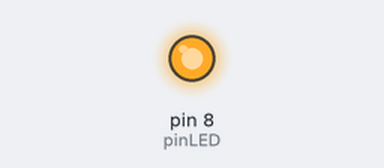
A sketch run on a simulated Arduino Uno, built with avr-gcc and run on an emulated ATmega328P. Parts: output pins drawn as LEDs (lit = HIGH).

Above: at 0.2 s.
At 11.2 s:
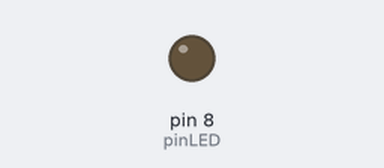
Timing chart, 0 to 16.9 s (numbered marks = the images above):
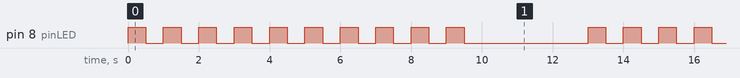

Measured:
- by itself, pin 8 (pinLED): repeats every 13.0 s: 9 × (LOW 0.50 s, HIGH 0.50 s), LOW 3.5 s, HIGH 0.50 s
- by itself, everything shown: repeats every 13.0 s, in 20 steps

The sketch:

24.ino
```cpp
const int pinLED = 8;

void setup() {
 pinMode(pinLED, OUTPUT);
}

int timeDelay = 3000;

void loop() {

for(int i=1; i<=10; i++){
digitalWrite(pinLED, HIGH);
delay(500);
digitalWrite(pinLED, LOW);
delay(500);
}

delay(timeDelay);
}
```
